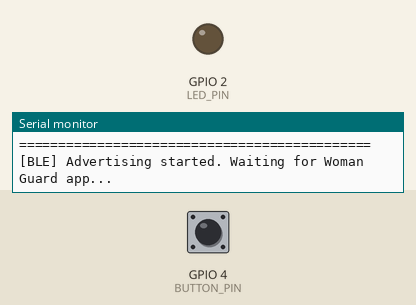
Bench run of a sketch on a simulated Seeed XIAO ESP32-C3. Shown: output pins drawn as LEDs (lit = HIGH), the last lines printed to the serial monitor. Dashed ring = blinking. Inputs (shaded band) come from the test bench; at power-on: GPIO 4 (BUTTON_PIN) HIGH. Nothing arrives over Bluetooth unless stated; a phone connects over Bluetooth LE 3 s after start.

Above: at 1.7 s.
1.8 s: GPIO 4 (BUTTON_PIN) pulled LOW for 0.15 s
4.9 s: GPIO 4 (BUTTON_PIN) pulled LOW for 1 s
At 7.3 s:
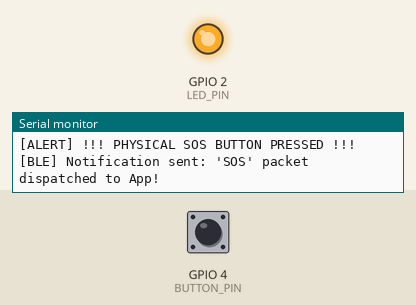
7.9 s: GPIO 4 (BUTTON_PIN) pulled LOW for 3.2 s
At 8.09 s:
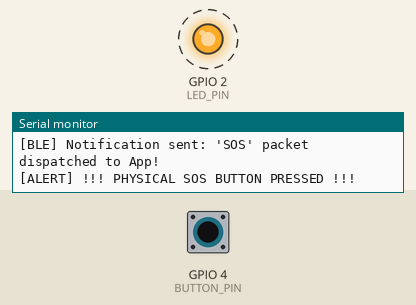
Timing chart, 0 to 12.7 s (numbered marks = the images above; inputs shaded):
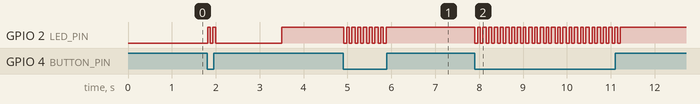

The sketch:

esp32_woman_guard_pendant.ino
```cpp
/**
 * ============================================================================
 * WOMAN GUARD - ESP32 SMART SAFETY PENDANT BLE FIRMWARE
 * ============================================================================
 *
 * Hardware Requirements:
 * - Any standard ESP32 development board (e.g., ESP32 NodeMCU, ESP32-WROOM-32,
 *   ESP32-S3, or Xiao ESP32-C3 wearable board).
 * - 1x Push Button connected between GPIO 4 (or GPIO 0) and GND (Active LOW).
 * - Optional: 1x Status LED connected to GPIO 2 (built-in LED).
 *
 * Instructions:
 * 1. Open Arduino IDE.
 * 2. Ensure "esp32 by Espressif Systems" is installed in Boards Manager.
 * 3. Select board: "ESP32 Dev Module" (or your specific board).
 * 4. Connect ESP32 via USB and click Upload.
 * 5. Open Woman Guard Flutter App -> Tap "ESP32 Offline" badge -> Discover & Connect!
 * ============================================================================
 */

#include <BLEDevice.h>
#include <BLEServer.h>
#include <BLEUtils.h>
#include <BLE2902.h>

// ── Device & UUID Configurations ───────────────────────────────────────────
#define DEVICE_NAME "ESP32-Safety-Pendant"

// Primary Service UUID matching Woman Guard App (Esp32BleService)
#define SERVICE_UUID                 "4fafc201-1fb5-459e-8fcc-c5c9c331914b"
// SOS Characteristic UUID (Notify)
#define SOS_CHARACTERISTIC_UUID      "beb5483e-36e1-4688-b7f5-ea07361b26a8"
// Standard Bluetooth SIG Battery Service & Characteristic UUID
#define BATTERY_SERVICE_UUID         "0000180f-0000-1000-8000-00805f9b34fb"
#define BATTERY_CHARACTERISTIC_UUID  "00002a19-0000-1000-8000-00805f9b34fb"

// ── Hardware Pin Definitions ───────────────────────────────────────────────
#define BUTTON_PIN   4    // Push button pin (Internal PULLUP, connects to GND)
#define LED_PIN      2    // Built-in LED (GPIO 2 on most ESP32 boards)

// ── Global BLE Pointers ───────────────────────────────────────────────────
BLEServer* pServer = NULL;
BLECharacteristic* pSosCharacteristic = NULL;
BLECharacteristic* pBatteryCharacteristic = NULL;

bool deviceConnected = false;
bool oldDeviceConnected = false;
uint8_t batteryLevel = 95; // Initial battery percentage (simulate or read ADC)

// Debouncing & double-click parameters
unsigned long lastDebounceTime = 0;
const unsigned long debounceDelay = 250; // ms debounce

// ── BLE Server Callbacks ───────────────────────────────────────────────────
class MyServerCallbacks : public BLEServerCallbacks {
  void onConnect(BLEServer* pServer) {
    deviceConnected = true;
    Serial.println("[BLE] >>> App Connected to ESP32 Smart Pendant! <<<");
    digitalWrite(LED_PIN, HIGH); // Turn LED ON when connected
  }

  void onDisconnect(BLEServer* pServer) {
    deviceConnected = false;
    Serial.println("[BLE] <<< App Disconnected. Restarting Advertising... <<<");
    digitalWrite(LED_PIN, LOW); // Turn LED OFF when disconnected
  }
};

void setup() {
  Serial.begin(115200);
  delay(500);

  Serial.println("=============================================");
  Serial.println(" Woman Guard - ESP32 Smart Pendant Initializing");
  Serial.println("=============================================");

  // Setup hardware pins
  pinMode(BUTTON_PIN, INPUT_PULLUP);
  pinMode(LED_PIN, OUTPUT);
  digitalWrite(LED_PIN, LOW);

  // Initialize BLE
  BLEDevice::init(DEVICE_NAME);

  // Create BLE Server
  pServer = BLEDevice::createServer();
  pServer->setCallbacks(new MyServerCallbacks());

  // 1. Create Woman Guard Primary Safety Service
  BLEService* pSafetyService = pServer->createService(SERVICE_UUID);

  // Create SOS Characteristic with Notify property
  pSosCharacteristic = pSafetyService->createCharacteristic(
    SOS_CHARACTERISTIC_UUID,
    BLECharacteristic::PROPERTY_READ |
    BLECharacteristic::PROPERTY_NOTIFY
  );
  pSosCharacteristic->addDescriptor(new BLE2902());
  pSosCharacteristic->setValue("READY");
  pSafetyService->start();

  // 2. Create Standard Battery Service
  BLEService* pBatteryService = pServer->createService(BATTERY_SERVICE_UUID);
  pBatteryCharacteristic = pBatteryService->createCharacteristic(
    BATTERY_CHARACTERISTIC_UUID,
    BLECharacteristic::PROPERTY_READ |
    BLECharacteristic::PROPERTY_NOTIFY
  );
  pBatteryCharacteristic->addDescriptor(new BLE2902());
  pBatteryCharacteristic->setValue(&batteryLevel, 1);
  pBatteryService->start();

  // 3. Start Advertising with Name in Scan Response Data
  BLEAdvertising* pAdvertising = BLEDevice::getAdvertising();
  pAdvertising->addServiceUUID(SERVICE_UUID);
  pAdvertising->setScanResponse(true);

  // Explicitly bundle the device name into the scan response payload
  BLEAdvertisementData oScanResponseData;
  oScanResponseData.setName(DEVICE_NAME);
  pAdvertising->setScanResponseData(oScanResponseData);

  pAdvertising->setMinPreferred(0x06); // Helps iPhone & Android connection
  pAdvertising->setMinPreferred(0x12);
  BLEDevice::startAdvertising();

  Serial.println("[BLE] Advertising started. Waiting for Woman Guard app...");
}

void loop() {
  // ── Handle Disconnection & Restart Advertising ──────────────────────────
  if (!deviceConnected && oldDeviceConnected) {
    delay(500); // Give Bluetooth stack time to get ready
    pServer->startAdvertising();
    Serial.println("[BLE] Re-advertising started...");
    oldDeviceConnected = deviceConnected;
  }

  if (deviceConnected && !oldDeviceConnected) {
    oldDeviceConnected = deviceConnected;
  }

  // ── Read Physical Push Button (Active LOW: LOW when pressed) ────────────
  int buttonState = digitalRead(BUTTON_PIN);

  if (buttonState == LOW) {
    unsigned long currentTime = millis();
    if ((currentTime - lastDebounceTime) > debounceDelay) {
      lastDebounceTime = currentTime;

      Serial.println("\n[ALERT] !!! PHYSICAL SOS BUTTON PRESSED !!!");

      // Blink LED rapidly to indicate trigger dispatch
      for (int i = 0; i < 4; i++) {
        digitalWrite(LED_PIN, !digitalRead(LED_PIN));
        delay(60);
      }
      digitalWrite(LED_PIN, deviceConnected ? HIGH : LOW);

      // Send SOS Notification to connected Flutter App
      if (deviceConnected && pSosCharacteristic != NULL) {
        // Send alert packet: "SOS"
        const char* alertMsg = "SOS";
        pSosCharacteristic->setValue((uint8_t*)alertMsg, strlen(alertMsg));
        pSosCharacteristic->notify();
        Serial.println("[BLE] Notification sent: 'SOS' packet dispatched to App!");
      } else {
        Serial.println("[BLE] ⚠️ Not connected to app. Cannot dispatch notification.");
      }
    }
  }

  delay(20);
}
```

Measured:
- after the input at 4.9 s, GPIO 2 (LED_PIN): alternates HIGH for 0.06 s and LOW for 0.06 s, 16 changes in all, then stays HIGH, starting at once
- after the input at 7.9 s, GPIO 2 (LED_PIN): alternates HIGH for 0.06 s and LOW for 0.06 s, 52 changes in all, then stays HIGH, starting at once
